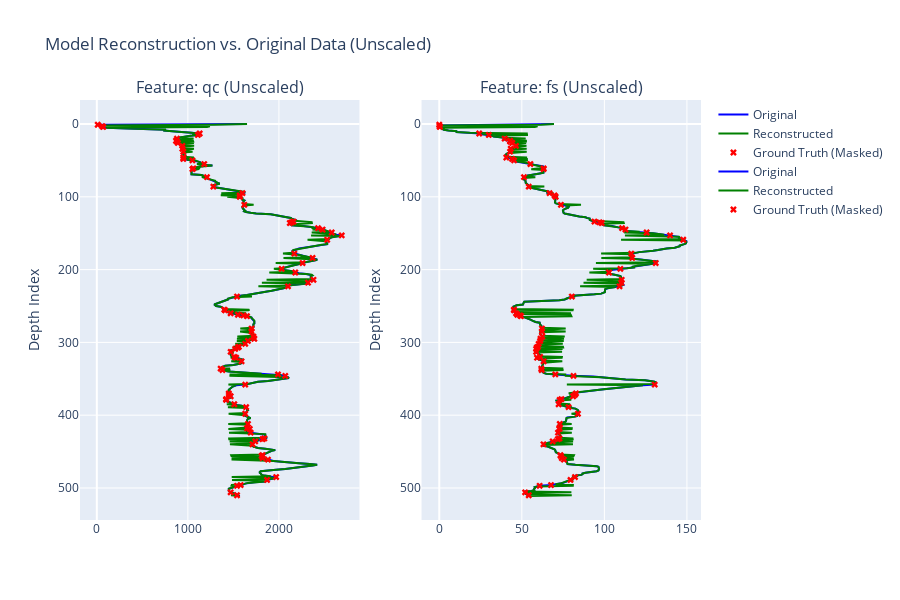

Notebook cell for this chart:
### Markdown cell above
### 5. Visualize Reconstruction Results
A quantitative metric like MSE is useful, but a qualitative visualization can provide deeper insight into the model's behavior.

The following function plots a single CPT profile, comparing the ground truth, the masked input, and the model's reconstruction. We will focus on the first two numerical features, which are typically `qc` and `fs`. The masked regions in the reconstruction plot are highlighted in red to show exactly where the model was tasked with predicting.

### Code cell
def visualize_reconstruction(original, masked, predicted, actual_mask, attention, scaler, feature_names=["qc", "fs"]):
    """
    Plots a comparison of original, masked, and predicted CPT profiles for key features.
    
    Args:
        original (np.array): The original data (single CPT).
        masked (np.array): The data after masking (single CPT).
        predicted (np.array): The model's output reconstruction (single CPT).
        actual_mask (np.array): Boolean mask showing which tokens were masked.
        attention (np.array): Attention mask showing real vs. padding data.
        scaler (StandardScaler): The fitted scaler object for inverse transformation.
    """
    # Find the actual length of the sequence before padding
    seq_len = int(attention.sum())
    
    # Trim all data to the actual sequence length
    original = original[:seq_len]
    predicted = predicted[:seq_len]
    actual_mask = actual_mask[:seq_len]

    # --- Inverse transform the data to its original scale for visualization ---
    if scaler:
        # The scaler was likely fit on only the numerical features.
        # We assume the number of features in the scaler matches what we want to plot.
        num_numerical_features = scaler.n_features_in_
        
        original_unscaled = scaler.inverse_transform(original[:, :num_numerical_features])
        predicted_unscaled = scaler.inverse_transform(predicted[:, :num_numerical_features])
    else:
        # If no scaler, plot the raw (scaled) data
        original_unscaled = original
        predicted_unscaled = predicted

    # Use the feature_map to get the correct feature names and indices
    num_features = len(feature_names)
    
    fig = make_subplots(rows=1, cols=num_features, subplot_titles=[f'Feature: {name} (Unscaled)' for name in feature_names])
    
    depth = np.arange(seq_len)

    for name in feature_names:
        i = feature_names.index(name)  # Get the correct column index for the feature
        # Plot Original Data
        fig.add_trace(go.Scatter(x=original_unscaled[:, i], y=depth, mode='lines', name='Original', line=dict(color='blue')), row=1, col=i+1)
        
        # Plot Model's Reconstruction
        fig.add_trace(go.Scatter(x=predicted_unscaled[:, i], y=depth, mode='lines', name='Reconstructed', line=dict(color='green')), row=1, col=i+1)
        
        # Highlight the ORIGINAL values at the masked locations
        masked_indices = np.where(actual_mask)[0]
        fig.add_trace(go.Scatter(
            x=original_unscaled[masked_indices, i], 
            y=depth[masked_indices], 
            mode='markers', 
            name='Ground Truth (Masked)', 
            marker=dict(color='red', size=6, symbol='x')
        ), row=1, col=i+1)

    fig.update_yaxes(autorange="reversed", title_text="Depth Index")
    fig.update_layout(
        title_text='Model Reconstruction vs. Original Data (Unscaled)',
        height=600,
        width=900
    )
    fig.show()

# Let's visualize the first CPT profile from the first stored batch
if visualization_results:
    first_batch = visualization_results[0]
    # Get the first CPT from the batch
    cpt_index = 0 
    
    original_cpt = first_batch['original'][cpt_index]
    masked_cpt = first_batch['masked'][cpt_index]
    predicted_cpt = first_batch['predicted'][cpt_index]
    mask_cpt = first_batch['mask'][cpt_index]
    attention_cpt = first_batch['attention_mask'][cpt_index]
    
    # Pass the loaded scaler and feature_map to the visualization function
    visualize_reconstruction(original_cpt, masked_cpt, predicted_cpt, mask_cpt, attention_cpt, scaler, feature_names=["qc", "fs"])
else:
    print("No results available for visualization.")

### Figure 1 — Plotly figure (JSON) as saved in the notebook; plotly's stock layout.template omitted (floating-point values rounded to 4 significant figures; data arrays with more than 128 entries replaced by an {"elided": "..."} marker saying what was removed)
{"data": [{"line": {"color": "blue"}, "mode": "lines", "name": "Original", "type": "scatter", "x": {"elided": "512 float values"}, "xaxis": "x", "y": {"elided": "512 int values"}, "yaxis": "y"}, {"line": {"color": "green"}, "mode": "lines", "name": "Reconstructed", "type": "scatter", "x": {"elided": "512 float values"}, "xaxis": "x", "y": {"elided": "512 int values"}, "yaxis": "y"}, {"marker": {"color": "red", "size": 6, "symbol": "x"}, "mode": "markers", "name": "Ground Truth (Masked)", "type": "scatter", "x": [10.0, 60.0, 70.0, 1130.0, 1110.0, 880.0, 870.0, 880.0, 890.0, 940.0, 940.0, 950.0, 950.0, 950.0, 1050.0, 1180.0, 1060.0, 1050.0, 1210.0, 1280.0, 1600.0, 1570.0, 1570.0, 1620.0, 2160.0, 2140.0, 2120.0, 2430.0, 2480.0, 2580.0, 2690.0, 2530.0, 2170.0, 2370.0, 2260.0, 2030.0, 2180.0, 2380.0, 2320.0, 2100.0, 1540.0, 1400.0, 1410.0, 1470.0, 1550.0, 1610.0, 1650.0, 1700.0, 1700.0, 1720.0, 1730.0, 1660.0, 1630.0, 1560.0, 1550.0, 1520.0, 1470.0, 1510.0, 1530.0, 1590.0, 1360.0, 1380.0, 1990.0, 2070.0, 1630.0, 1450.0, 1450.0, 1470.0, 1420.0, 1420.0, 1510.0, 1640.0, 1630.0, 1660.0, 1650.0, 1680.0, 1690.0, 1840.0, 1820.0, 1740.0, 1710.0, 1820.0, 1810.0, 1820.0, 1880.0, 1970.0, 1870.0, 1580.0, 1540.0, 1470.0, 1540.0], "xaxis": "x", "y": [1, 3, 4, 13, 15, 20, 23, 24, 26, 30, 34, 38, 46, 48, 50, 55, 61, 62, 73, 86, 95, 98, 100, 111, 134, 135, 136, 143, 145, 149, 153, 159, 178, 184, 191, 199, 204, 214, 218, 223, 237, 255, 256, 260, 262, 263, 264, 281, 285, 292, 295, 298, 302, 306, 307, 309, 313, 320, 321, 326, 336, 338, 344, 346, 358, 370, 372, 374, 378, 379, 385, 389, 398, 412, 418, 419, 424, 432, 433, 436, 440, 455, 456, 459, 461, 485, 489, 496, 497, 506, 510], "yaxis": "y"}, {"line": {"color": "blue"}, "mode": "lines", "name": "Original", "type": "scatter", "x": {"elided": "512 float values"}, "xaxis": "x2", "y": {"elided": "512 int values"}, "yaxis": "y2"}, {"line": {"color": "green"}, "mode": "lines", "name": "Reconstructed", "type": "scatter", "x": {"elided": "512 float values"}, "xaxis": "x2", "y": {"elided": "512 int values"}, "yaxis": "y2"}, {"marker": {"color": "red", "size": 6, "symbol": "x"}, "mode": "markers", "name": "Ground Truth (Masked)", "type": "scatter", "x": [1.043e-08, 0.2, 0.3, 24.2, 30.0, 39.6, 42.9, 42.9, 44.2, 46.5, 43.3, 42.9, 40.6, 44.1, 45.3, 55.2, 63.2, 63.2, 51.3, 54.2, 66.8, 69.8, 70.5, 73.7, 94.0, 97.1, 98.4, 110.7, 112.8, 125.6, 139.8, 147.8, 116.3, 116.9, 131.1, 109.7, 102.8, 110.5, 110.3, 109.2, 80.3, 45.2, 45.3, 46.5, 47.3, 49.0, 49.5, 62.2, 62.2, 62.4, 61.3, 61.1, 60.2, 59.8, 59.1, 58.7, 58.7, 61.1, 59.2, 63.2, 61.8, 62.0, 70.3, 81.3, 130.5, 82.8, 82.2, 81.1, 74.0, 72.9, 72.3, 78.3, 84.0, 73.0, 72.8, 72.7, 71.9, 72.8, 71.8, 68.7, 63.1, 73.4, 73.6, 74.2, 75.5, 82.2, 79.5, 67.7, 60.8, 52.0, 54.2], "xaxis": "x2", "y": [1, 3, 4, 13, 15, 20, 23, 24, 26, 30, 34, 38, 46, 48, 50, 55, 61, 62, 73, 86, 95, 98, 100, 111, 134, 135, 136, 143, 145, 149, 153, 159, 178, 184, 191, 199, 204, 214, 218, 223, 237, 255, 256, 260, 262, 263, 264, 281, 285, 292, 295, 298, 302, 306, 307, 309, 313, 320, 321, 326, 336, 338, 344, 346, 358, 370, 372, 374, 378, 379, 385, 389, 398, 412, 418, 419, 424, 432, 433, 436, 440, 455, 456, 459, 461, 485, 489, 496, 497, 506, 510], "yaxis": "y2"}], "layout": {"annotations": [{"font": {"size": 16}, "showarrow": false, "text": "Feature: qc (Unscaled)", "x": 0.225, "xanchor": "center", "xref": "paper", "y": 1, "yanchor": "bottom", "yref": "paper"}, {"font": {"size": 16}, "showarrow": false, "text": "Feature: fs (Unscaled)", "x": 0.775, "xanchor": "center", "xref": "paper", "y": 1, "yanchor": "bottom", "yref": "paper"}], "height": 600, "title": {"text": "Model Reconstruction vs. Original Data (Unscaled)"}, "width": 900, "xaxis": {"anchor": "y", "domain": [0, 0.45]}, "xaxis2": {"anchor": "y2", "domain": [0.55, 1]}, "yaxis": {"anchor": "x", "autorange": "reversed", "domain": [0, 1], "title": {"text": "Depth Index"}}, "yaxis2": {"anchor": "x2", "autorange": "reversed", "domain": [0, 1], "title": {"text": "Depth Index"}}}}
